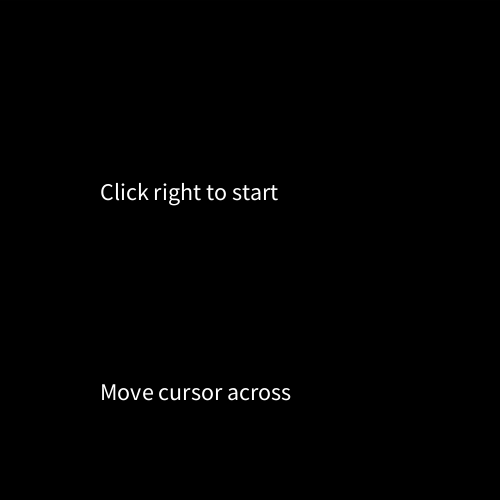
Frame 1 (no input)
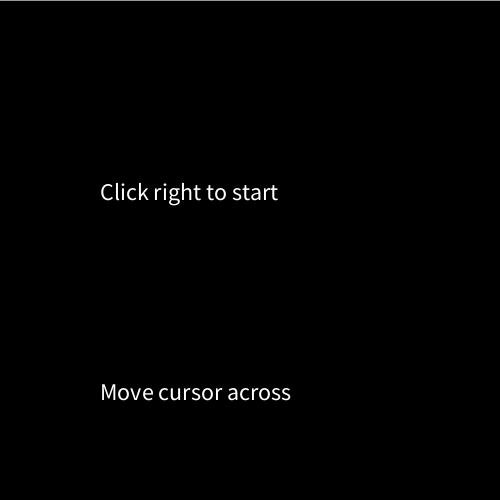
Frame 60 (the mouse pressed at the canvas centre just before this capture)
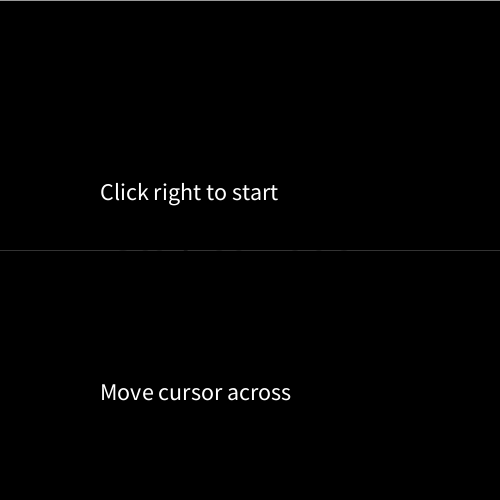
Frame 120 (the mouse held since frame 60 and released just before this capture)

The Processing sketch that drew these frames (run headless with seeded random() and noise(); from frame 60 on, the mouse is pressed at the canvas centre):

// Processing sketch: processing_129056
// ── processing_129056.pde

/* A little sketch that draws line
in greyscale to reveal a message written 
in background colour */

int a; // changes the colour of the stroke

void setup ()
{
  size (500, 500); 
  background (0);
  a=0;
  textSize (24); // text in the start screen 
  stroke (255);
  text ("Move cursor across", 100, 400);
  text ("Click right to start", 100, 200);
}

void draw ()
{
   a++;
  stroke (a);
  line (0, mouseY, 500, mouseY);
  if (a == 100)
  {
    a = 0;
  }
  textSize (48); // text to be revealed
  colorMode (HSB, 100);
  fill (0,100,0,50);
  text ("Stay curious", 110, 250);
  if (mousePressed && (mouseButton == RIGHT)) // to restart 
 {
  background (0);
 } 
}
